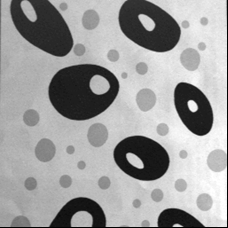
#> input picture segmentation/binary-segmentation/in/img.png, 228 x 228 px; its folder holds only this picture in this run
$ python main.py
#> lines starting #> are read from the running program, lines starting #| are printed output that depends on the picture; after the words box and inside, x2 and y2 are one past the last pixel; in counts of white or black regions, pixels touching at a corner belong together
import cv2
import numpy as np
import matplotlib.pyplot as plt
from pathlib import Path


INPUT_DIR = Path("in")
OUTPUT_DIR = Path("out")

SUPPORTED_EXTENSIONS = {
    ".png", ".jpg", ".jpeg", ".bmp", ".tif", ".tiff"
}


def prepare_binary_image(gray_image):
    """
    Приводит изображение к бинарному виду.
    Если фон белый, а объекты чёрные — изображение инвертируется,
    чтобы объекты стали белыми, а фон чёрным.
    """

    if gray_image is None:
        raise ValueError("Изображение не удалось прочитать")

    # Бинаризация методом Оцу
    _, binary = cv2.threshold(
        gray_image,
        0,
        255,
        cv2.THRESH_BINARY + cv2.THRESH_OTSU
    )

    # Предполагаем, что объект занимает меньшую часть изображения.
    # Если белых пикселей больше половины, значит фон, скорее всего, белый.
    white_pixels = np.count_nonzero(binary == 255)
    total_pixels = binary.size

    if white_pixels > total_pixels / 2:
        binary = cv2.bitwise_not(binary)

    return binary


def colorize_labels(labels, background_labels=None):
    """
    Преобразует карту меток сегментов в цветное изображение.
    """

    if background_labels is None:
        background_labels = {0}

    h, w = labels.shape
    colored = np.zeros((h, w, 3), dtype=np.uint8)

    unique_labels = np.unique(labels)

    for label in unique_labels:
        if label in background_labels:
            continue

        if label == -1:
            # Границы watershed
            colored[labels == label] = [255, 0, 0]
            continue

        # Детерминированная генерация цвета по номеру метки
        r = (37 * int(label)) % 255
        g = (91 * int(label)) % 255
        b = (173 * int(label)) % 255

        colored[labels == label] = [r, g, b]

    return colored


def segmentation_connected_components(binary, connectivity=4):
    """
    Сегментация методом связных компонент.
    connectivity=4 или connectivity=8.
    """

    number_of_labels, labels = cv2.connectedComponents(
        binary,
        connectivity=connectivity
    )

    colored = colorize_labels(labels, background_labels={0})

    return labels, colored, number_of_labels - 1


def segmentation_contours(binary):
    """
    Сегментация через поиск контуров.
    Каждый внешний контур считается отдельным сегментом.
    """

    contours, _ = cv2.findContours(
        binary,
        cv2.RETR_EXTERNAL,
        cv2.CHAIN_APPROX_SIMPLE
    )

    labels = np.zeros(binary.shape, dtype=np.int32)

    for i, contour in enumerate(contours, start=1):
        cv2.drawContours(
            labels,
            [contour],
            contourIdx=-1,
            color=i,
            thickness=-1
        )

    colored = colorize_labels(labels, background_labels={0})

    return labels, colored, len(contours)


def segmentation_watershed(gray_image, binary):
    """
    Сегментация методом watershed.
    Может разделять соприкасающиеся объекты.
    """

    # Убираем мелкий шум
    kernel = np.ones((3, 3), np.uint8)
    opening = cv2.morphologyEx(
        binary,
        cv2.MORPH_OPEN,
        kernel,
        iterations=2
    )

    # Определяем уверенный фон
    sure_bg = cv2.dilate(opening, kernel, iterations=3)

    # Определяем уверенный передний план через distance transform
    dist_transform = cv2.distanceTransform(
        opening,
        cv2.DIST_L2,
        5
    )

    if dist_transform.max() == 0:
        labels = np.zeros(binary.shape, dtype=np.int32)
        colored = colorize_labels(labels)
        return labels, colored, 0

    _, sure_fg = cv2.threshold(
        dist_transform,
        0.35 * dist_transform.max(),
        255,
        0
    )

    sure_fg = np.uint8(sure_fg)

    # Неизвестная область
    unknown = cv2.subtract(sure_bg, sure_fg)

    # Маркеры
    number_of_labels, markers = cv2.connectedComponents(sure_fg)

    # Чтобы фон был не 0, а 1
    markers = markers + 1

    # Неизвестную область помечаем 0
    markers[unknown == 255] = 0

    # Watershed требует цветное изображение
    color_image = cv2.cvtColor(gray_image, cv2.COLOR_GRAY2BGR)

    markers = cv2.watershed(color_image, markers)

    colored = colorize_labels(
        markers,
        background_labels={0, 1}
    )

    # Количество сегментов: метки больше 1, кроме границы -1
    segment_labels = [
        label for label in np.unique(markers)
        if label not in {-1, 0, 1}
    ]

    return markers, colored, len(segment_labels)


def save_image_rgb(path, image_rgb):
    """
    Сохраняет RGB-изображение через OpenCV.
    """

    image_bgr = cv2.cvtColor(image_rgb, cv2.COLOR_RGB2BGR)
    cv2.imwrite(str(path), image_bgr)


def create_comparison(
    original_gray,
    binary,
    results,
    output_path,
    title
):
    """
    Создаёт общее изображение-сравнение:
    исходное изображение, бинарное изображение и результаты алгоритмов.
    """

    columns = 2 + len(results)

    plt.figure(figsize=(4 * columns, 5))

    plt.subplot(1, columns, 1)
    plt.imshow(original_gray, cmap="gray")
    plt.title("Исходное")
    plt.axis("off")

    plt.subplot(1, columns, 2)
    plt.imshow(binary, cmap="gray")
    plt.title("Бинарное")
    plt.axis("off")

    for i, result in enumerate(results, start=3):
        algorithm_name = result["name"]
        segmented_image = result["image"]
        count = result["count"]

        plt.subplot(1, columns, i)
        plt.imshow(segmented_image)
        plt.title(f"{algorithm_name}\nСегментов: {count}")
        plt.axis("off")

    plt.suptitle(title)
    plt.tight_layout()
    plt.savefig(output_path, dpi=150)
    plt.close()


def process_image(image_path):
    """
    Обрабатывает одно изображение.
    """

    gray = cv2.imread(str(image_path), cv2.IMREAD_GRAYSCALE)

    if gray is None:
        print(f"Не удалось открыть файл: {image_path}")
        return

    binary = prepare_binary_image(gray)

    results = []

    labels_4, colored_4, count_4 = segmentation_connected_components(
        binary,
        connectivity=4
    )

    results.append({
        "name": "CC 4-связность",
        "labels": labels_4,
        "image": colored_4,
        "count": count_4
    })

    labels_8, colored_8, count_8 = segmentation_connected_components(
        binary,
        connectivity=8
    )

    results.append({
        "name": "CC 8-связность",
        "labels": labels_8,
        "image": colored_8,
        "count": count_8
    })

    labels_contours, colored_contours, count_contours = segmentation_contours(
        binary
    )

    results.append({
        "name": "Контуры",
        "labels": labels_contours,
        "image": colored_contours,
        "count": count_contours
    })

    labels_watershed, colored_watershed, count_watershed = segmentation_watershed(
        gray,
        binary
    )

    results.append({
        "name": "Watershed",
        "labels": labels_watershed,
        "image": colored_watershed,
        "count": count_watershed
    })

    stem = image_path.stem

    # Сохраняем бинарное изображение
    cv2.imwrite(
        str(OUTPUT_DIR / f"{stem}_binary.png"),
        binary
    )

    # Сохраняем результат каждого алгоритма отдельно
    for result in results:
        safe_name = (
            result["name"]
            .replace(" ", "_")
            .replace("-", "_")
            .replace("связность", "svyaznost")
        )

        save_image_rgb(
            OUTPUT_DIR / f"{stem}_{safe_name}.png",
            result["image"]
        )

    # Сохраняем общее сравнение
    create_comparison(
        original_gray=gray,
        binary=binary,
        results=results,
        output_path=OUTPUT_DIR / f"{stem}_comparison.png",
        title=f"Сегментация изображения: {image_path.name}"
    )

    print(f"Обработано: {image_path.name}")

    for result in results:
        print(f"  {result['name']}: сегментов = {result['count']}")


def main():
    OUTPUT_DIR.mkdir(exist_ok=True)

    if not INPUT_DIR.exists():
        print("Папка 'in' не найдена.")
        print("Создай папку 'in' и помести туда изображения.")
        return

    image_files = [
        file for file in INPUT_DIR.iterdir()
        if file.suffix.lower() in SUPPORTED_EXTENSIONS
    ]

    if not image_files:
        print("В папке 'in' нет изображений.")
        return

    for image_path in image_files:
        process_image(image_path)
#> in process_image, gray is the input picture: shape (228, 228); min 0, max 255, mean 157.7
#> in prepare_binary_image, `_, binary = cv2.threshold( gray_image, 0, 255, cv2.THRESH_BINARY + cv2..`:
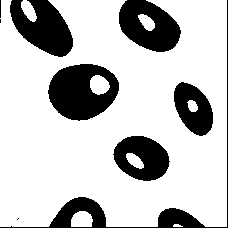
#> binary: shape (228, 228); 76.2% white; 9 black regions (3 under 20 px), largest, box (x1, y1, x2, y2) and area: (48, 64, 119, 121) 2785, (10, 0, 73, 57) 2249, (119, 0, 181, 52) 2158, (0, 0, 228, 228) 2020, (113, 136, 170, 181) 1736, (174, 82, 213, 136) 1375
#> in prepare_binary_image, `white_pixels = np.count_nonzero(binary == 255)`: white_pixels = 39637
#> in prepare_binary_image, `binary = cv2.bitwise_not(binary)`: binary: shape (228, 228); 23.8% white; 9 white regions (3 under 20 px)
#> in segmentation_connected_components, `number_of_labels, labels = cv2.connectedComponents( binary, connectivi..`:
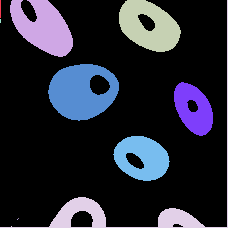
#> labels: shape (228, 228) int32; 11 distinct labels, from 0 to 10; one colour per label, 0 black
#> in segmentation_connected_components, `number_of_labels, labels = cv2.connectedComponents( binary, connectivi..`: number_of_labels = 11
#> in colorize_labels, `unique_labels = np.unique(labels)`: unique_labels = [0, 1, 2, 3, 4, 5, 6, 7, 8, 9, 10]
#> the loop in colorize_labels, `for label in unique_labels:` made 11 passes
#> (r, g, b) on passes 2 to 11: (37, 91, 173), (74, 182, 91), (111, 18, 9), (148, 109, 182), (185, 200, 100), (222, 36, 18), (4, 127, 191), (41, 218, 109), (78, 54, 27), (115, 145, 200)
#> in process_image, `labels_4, colored_4, count_4 = segmentation_connected_components( bina..`: count_4 = 10
#> in segmentation_connected_components (call 2), `number_of_labels, labels = cv2.connectedComponents( binary, connectivi..`: labels: shape (228, 228) int32; 10 distinct labels, from 0 to 9
#> the loop in colorize_labels (call 2), `for label in unique_labels:` made 10 passes
#> in process_image, `labels_8, colored_8, count_8 = segmentation_connected_components( bina..`: count_8 = 9
#> in segmentation_contours, `contours, _ = cv2.findContours( binary, cv2.RETR_EXTERNAL, cv2.CHAIN_A..`: contours = 9 contours, 3 with area under 20; largest, box (x1, y1, x2, y2) and area: (48, 64, 119, 121) 2994, (119, 0, 181, 52) 2258, (10, 0, 73, 57) 2142, (0, 0, 228, 228) 1870, (113, 136, 170, 181) 1842, (174, 82, 213, 136) 1407
#> the loop in segmentation_contours, `for i, contour in enumerate(contours, start=1):` made 9 passes
#> contour on passes 1, 5, 9: [[18, 218], [17, 219]], [[0, 19], [0, 22]], [[0, 0], [0, 17]]
#> after the loop in segmentation_contours, `for i, contour in enumerate(contours, start=1):`:
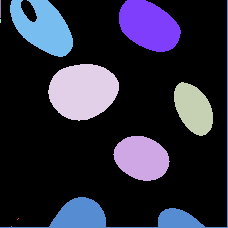
#> labels: shape (228, 228) int32; 10 distinct labels, from 0 to 9; one colour per label, 0 black
#> the loop in colorize_labels (call 3), `for label in unique_labels:` made 10 passes
#> after the loop in colorize_labels (call 3), `for label in unique_labels:`:
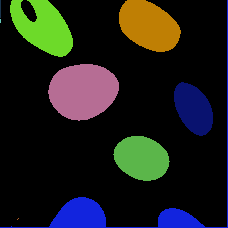
#> colored: shape (228, 228, 3); mean of channels 0, 1, 2 26.6, 30.5, 28.5; drawn as B, G, R
#> in process_image, `labels_contours, colored_contours, count_contours = segmentation_conto..`: count_contours = 9
#> in segmentation_watershed, `opening = cv2.morphologyEx( binary, cv2.MORPH_OPEN, kernel, iterations..`: opening: shape (228, 228); 22.9% white; 7 white regions, largest, box (x1, y1, x2, y2) and area: (49, 64, 119, 120) 2779, (10, 0, 73, 57) 2242, (119, 0, 180, 52) 2154
#> in segmentation_watershed, `sure_bg = cv2.dilate(opening, kernel, iterations=3)`: sure_bg: shape (228, 228); 32.3% white; 7 white regions, largest, box (x1, y1, x2, y2) and area: (46, 61, 122, 123) 3768, (7, 0, 76, 60) 3044, (116, 0, 183, 55) 2941
#> in segmentation_watershed, `_, sure_fg = cv2.threshold( dist_transform, 0.35 * dist_transform.max(..`: sure_fg: shape (228, 228) float32; 6% white; 11 white regions (3 under 20 px), largest, box (x1, y1, x2, y2) and area: (56, 71, 104, 113) 1130, (21, 0, 66, 50) 804, (126, 0, 173, 45) 567
#> in segmentation_watershed, `unknown = cv2.subtract(sure_bg, sure_fg)`: unknown: shape (228, 228); 26.3% white; 7 white regions, largest, box (x1, y1, x2, y2) and area: (46, 61, 122, 123) 2638, (116, 0, 183, 55) 2374, (7, 0, 76, 60) 2239
#> in segmentation_watershed, `number_of_labels, markers = cv2.connectedComponents(sure_fg)`: markers: shape (228, 228) int32; 12 distinct labels, from 0 to 11
#> in segmentation_watershed, `number_of_labels, markers = cv2.connectedComponents(sure_fg)`: number_of_labels = 12
#> in segmentation_watershed, `markers = markers + 1`: markers: shape (228, 228) int32; 12 distinct labels, from 1 to 12
#> in segmentation_watershed, `markers[unknown == 255] = 0`:
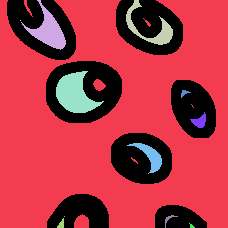
#> markers: shape (228, 228) int32; 13 distinct labels, from 0 to 12; one colour per label, 0 black
#> in segmentation_watershed, `markers = cv2.watershed(color_image, markers)`:
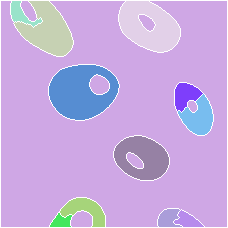
#> markers: shape (228, 228) int32; 13 distinct labels, from -1 to 12; one colour per label, 0 black, -1 white
#> in colorize_labels (call 4), `unique_labels = np.unique(labels)`: unique_labels = [-1, 1, 2, 3, 4, 5, 6, 7, 8, 9, 10, 11, 12]
#> the loop in colorize_labels (call 4), `for label in unique_labels:` made 13 passes
#> label on pass 1: -1
#> after the loop in colorize_labels (call 4), `for label in unique_labels:`:
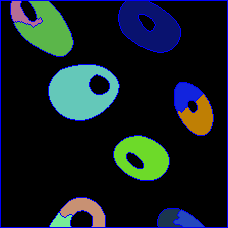
#> colored: shape (228, 228, 3); mean of channels 0, 1, 2 34.6, 30.5, 19.6; drawn as B, G, R
#> in segmentation_watershed, `segment_labels = [ label for label in np.unique(markers) if label not ..`: segment_labels = [2, 3, 4, 5, 6, 7, 8, 9, 10, 11, 12]
#> in process_image, `labels_watershed, colored_watershed, count_watershed = segmentation_wa..`: count_watershed = 11
#> the loop in process_image, `for result in results:` made 4 passes
#> in create_comparison, `columns = 2 + len(results)`: columns = 6
#> the loop in create_comparison, `for i, result in enumerate(results, start=3):` made 4 passes
#> (algorithm_name, count) on passes 1 to 4: ('CC 4-связность', 10), ('CC 8-связность', 9), ('Контуры', 9), ('Watershed', 11)
#> the loop in process_image, `for result in results:` made 4 passes
#|   CC 4-связность: сегментов = 10
#|   CC 8-связность: сегментов = 9
#|   Контуры: сегментов = 9
#|   Watershed: сегментов = 11

    print("\nГотово. Результаты сохранены в папку 'out'.")


if __name__ == "__main__":
    main()
